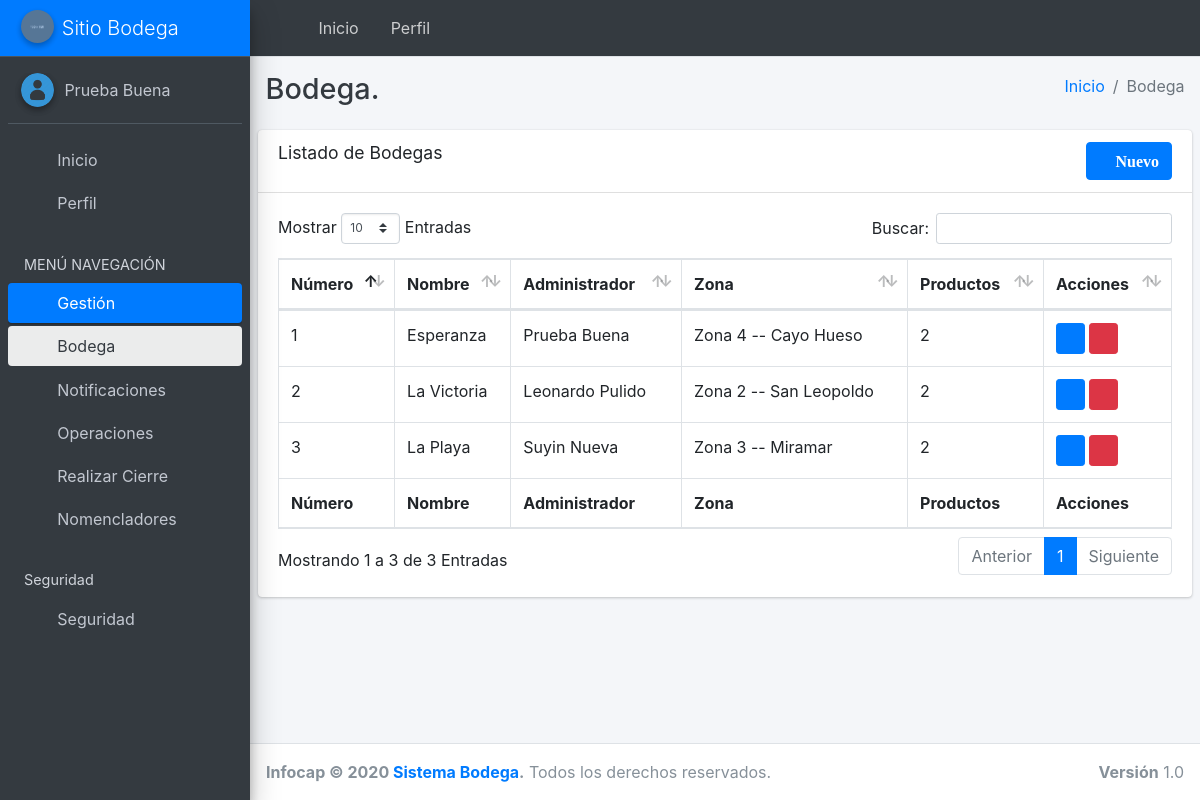
Page /bodega/list (signed in) on the earlier database version.
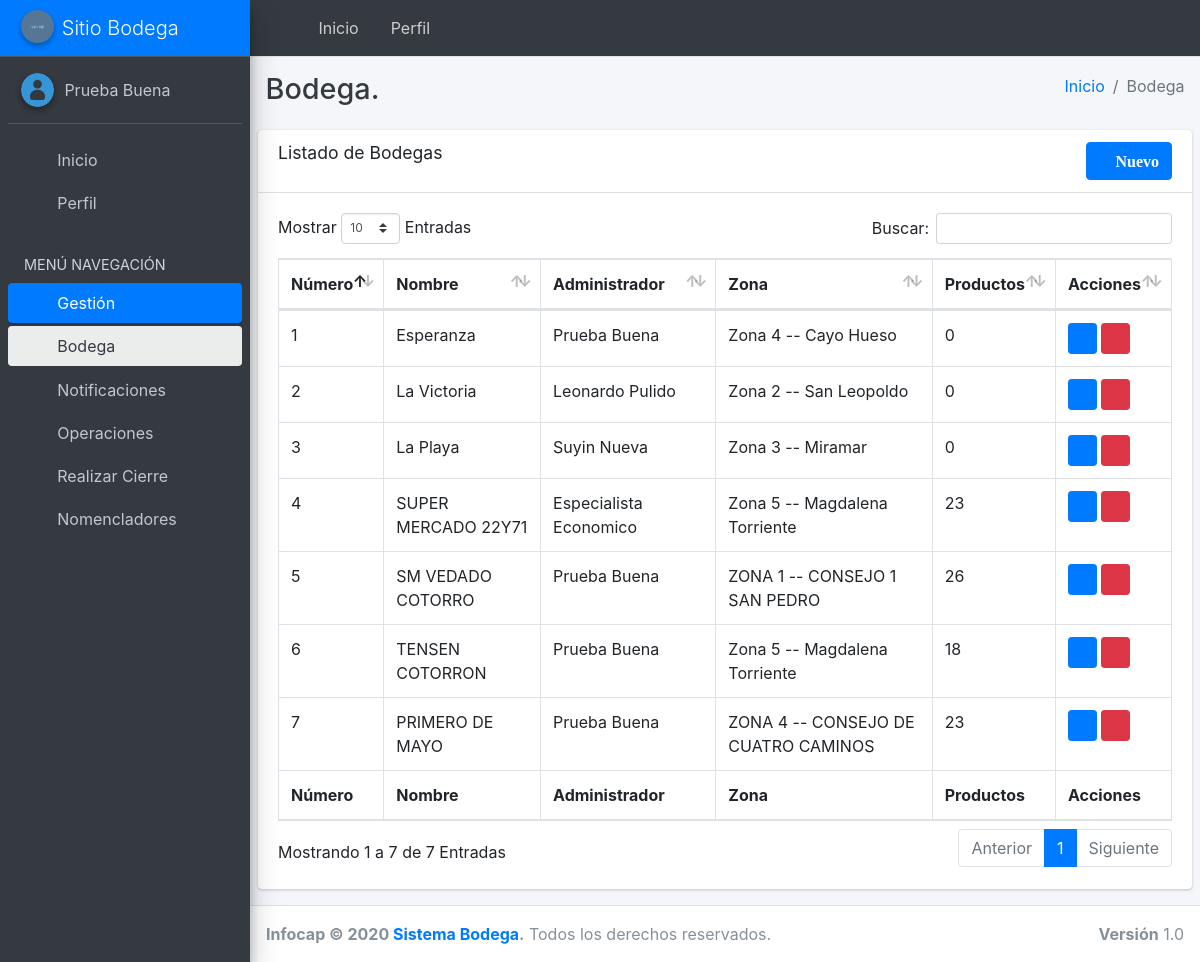
Same page on the later database version.
### BodegaApp/models.py (models this page shows, shortened)
class Bodega(models.Model):
    created_at = models.DateTimeField(auto_now_add=True)
    updated_at = models.DateTimeField(auto_now=True)
    uui = models.UUIDField(default=uuid.uuid4, editable=False)
    nombre = models.CharField(max_length=100, verbose_name="Nombre")
    admin = models.ForeignKey(UserApp, verbose_name="Administrador", on_delete=models.PROTECT)
    zona = models.ForeignKey(Zona, verbose_name="Zona", on_delete=models.PROTECT, null=True)
    productos = models.ManyToManyField(Producto, verbose_name="Productos")
    class Meta:
        verbose_name_plural = "Bodegas"

class Zona(models.Model):
    created_at = models.DateTimeField(auto_now_add=True)
    updated_at = models.DateTimeField(auto_now=True)
    uui = models.UUIDField(default=uuid.uuid4, editable=False)
    nombre = models.CharField(max_length=100, verbose_name="Nombre", unique=True)
    consejo = models.ForeignKey(ConsejoPopular, verbose_name="Consejo Popular", on_delete=models.PROTECT)
    def __str__(self):
        return str(self.nombre) + "  --  " + self.consejo.nombre
    class Meta:
        verbose_name_plural = "Zonas"

class ConsejoPopular(models.Model):
    created_at = models.DateTimeField(auto_now_add=True)
    updated_at = models.DateTimeField(auto_now=True)
    uui = models.UUIDField(default=uuid.uuid4, editable=False)
    nombre = models.CharField(max_length=100, verbose_name="Nombre", unique=True)
    municipio = models.ForeignKey(Municipio, verbose_name="Municipio", on_delete=models.PROTECT)
    class Meta:
        verbose_name_plural = "Consejos Populares"

### BodegaApp/views.py (the view)
# urls.py: path('bodega/list', login_required(views.backend_bodega_listar),
@permission_required('BodegaApp.add_provincia')
def backend_bodega_listar(request):
    bodega = models.Bodega.objects.all()
    return render(request, 'backend/bodega.html', {'bodega': bodega})

### templates/backend/bodega.html (shortened to what the changed rows need)
{% extends 'index.html' %}
{% block menu_gestion %}
    menu-open
{% endblock %}
{% block menu_gestion_active %}
    active
{% endblock %}
{% block wrapper %}
    <div class="content-header">
        <div class="container-fluid">
            <div class="row mb-2">
                <div class="col-sm-6">
                    <h1 class="m-0 text-dark">Bodega.</h1>
                </div>
            </div>
        </div>
    </div>
{% endblock %}
{% block content %}
    <section class="content">
        <div class="row">
            <div class="col-12">
                <div class="card">
                    <div class="card-header">
                        <h3 class="card-title">Listado de Bodegas</h3>
                        <a href="{% url 'bodega_create' %}" class="btn btn-primary fa-pull-right">
                        </a>
                    </div>
                    <div class="card-body">
                        <table id="example1" class="table table-bordered table-hover">
                            <thead>
                            <tr>
                                <th>
                                    Número
                                </th>
                                <th>
                                    Nombre
                                </th>
                                <th>
                                    Administrador
                                </th>
                                <th>
                                    Zona
                                </th>
                                <th>
                                    Productos
                                </th>
                                <th>
                                    Acciones
                                </th>
                            </tr>
                            </thead>
                            <tbody>
                            {% for u in bodega %}
                                    <tr>
                                        <td>
                                            {{ forloop.counter }}
                                        </td>
                                        <td>
                                            {{ u.nombre }}
                                        </td>
                                        <td>
                                            {{ u.admin.get_full_name }}
                                        </td>
                                        <td>
                                            {{ u.zona}}
                                        </td>
                                        <td>
                                             {{ u.productos.count}}
                                        </td>
                                        <td>
                                <span class="input-group-sm">
                                <a href="{% url 'bodega_update' u.pk %}"
                                   class="btn btn-sm btn-primary">
                                    <i class="fa fa-edit"></i>
                                </a>
                                <a href="{% url 'bodega_delete' u.pk %}"
                                   class="btn btn-sm btn-danger">
                                    <i class="fa fa-trash"></i>
                                </a>
                                </span>
                                        </td>
                                    </tr>
                            {% endfor %}
                            </tbody>
                            <tfoot>
                            <tr>
                              <th>
                                    Número
                                </th>
                                <th>
                                    Nombre
                                </th>
                                <th>
                                    Administrador
                                </th>
                                <th>
                                    Zona
                                </th>
                                <th>
                                    Productos
                                </th>
                                <th>
                                    Acciones
                                </th>
                            </tr>
                            </tfoot>
                        </table>
                    </div>
                </div>
            </div>
        </div>
    </section>
{% endblock %}

### templates/index.html (shortened to what the changed rows need)
{% load static %}
{% load i18n %}
{% load notifications_tags %}
<!DOCTYPE html>
<html>
<head>
    <link rel="stylesheet" href="{% static 'assets/plugins/fontawesome-free/css/all.min.css' %}">
    <link rel="stylesheet" href="{% static 'assets/dist/css/ionicons.min.css' %}">
    <link rel="stylesheet" href="{% static 'assets/plugins/sweetalert2-theme-bootstrap-4/bootstrap-4.min.css' %}">
    <link rel="stylesheet" href="{% static 'assets/plugins/select2/css/select2.min.css' %}">
    <link rel="stylesheet" href="{% static 'assets/plugins/toastr/toastr.min.css' %}">
    <link rel="stylesheet"
          href="{% static 'assets/plugins/tempusdominus-bootstrap-4/css/tempusdominus-bootstrap-4.min.css' %}">
    <link rel="stylesheet" href="{% static 'assets/plugins/icheck-bootstrap/icheck-bootstrap.min.css' %}">
    <link rel="stylesheet" href="{% static 'assets/dist/css/adminlte.min.css' %}">
    <link rel="stylesheet" href="{% static 'assets/plugins/overlayScrollbars/css/OverlayScrollbars.min.css' %}">
    <link href="{% static 'assets/dist/css/font.css' %}" rel="stylesheet">
    <link rel="stylesheet" href="{% static 'assets/plugins/datatables-bs4/css/dataTables.bootstrap4.css' %}">
</head>
<body class="hold-transition sidebar-mini layout-fixed">
<div class="wrapper">
    <aside class="main-sidebar sidebar-dark-blue elevation-4">
        <div class="sidebar">
            <nav class="mt-2">
                <ul class="nav nav-pills nav-sidebar flex-column" data-widget="treeview" role="menu"
                    data-accordion="false">
                    <li class="nav-item">
                        <a href="{% url 'inicio' %}" class="nav-link {% block inicio_active %}{% endblock %}">
                        </a>
                    </li>
                    <li class="nav-item">
                        <a href="{% url 'profile' request.user.pk %}"
                           class="nav-link {% block perfil_active %}{% endblock %}">
                        </a>
                    </li>
                    <li class="nav-header">MENÚ NAVEGACIÓN</li>
                        <li class="nav-item has-treeview {% block menu_gestion %}{% endblock %}">
                            <a href="#" class="nav-link {% block menu_gestion_active %}{% endblock %}">
                            </a>
                            <ul class="nav nav-treeview">
                            </ul>
                        <ul class="nav nav-treeview">
                            </ul>
                            <ul class="nav nav-treeview">
                            </ul>
                            <ul class="nav nav-treeview">
                            </ul>
                        </li>
                        <li class="nav-item has-treeview {% block menu_nomenclator %}{% endblock %}">
                            <a href="#" class="nav-link {% block menu_nomenclator_active %}{% endblock %}">
                            </a>
                        </li>
                 {% if perms.auth.add_user %}
                    <li class="nav-header">Seguridad</li>
                        <li class="nav-item has-treeview {% block menu_seguridad %}{% endblock %}">
                            <a href="#" class="nav-link {% block menu_seguridad_active %}{% endblock %}">
                                <i class="nav-icon fa fa-user-secret"></i>
                                <p>
                                    Seguridad
                                    <i class="fas fa-angle-left right"></i>
                                </p>
                            </a>
                        </li>
                    {% endif %}
                </ul>
            </nav>
        </div>
    </aside>
    <div class="content-wrapper">
        {% block wrapper %}{% endblock %}
        {% block content %}{% endblock %}
    </div>
</div>
</body>
</html>

Differences in the rows shown:
computed for Bodega "Esperanza": productos.count "2" → "0"
computed for Bodega "La Victoria": productos.count "2" → "0"
computed for Bodega "La Playa": productos.count "2" → "0"
added Bodega: nombre "SUPER MERCADO 22Y71", admin.get_full_name "Especialista Economico", zona "Zona 5 -- Magdalena Torriente", productos.count "23"
added Bodega: nombre "SM VEDADO COTORRO", admin.get_full_name "Prueba Buena", zona "ZONA 1 -- CONSEJO 1 SAN PEDRO", productos.count "26"
added Bodega: nombre "TENSEN COTORRON", admin.get_full_name "Prueba Buena", zona "Zona 5 -- Magdalena Torriente", productos.count "18"
added Bodega: nombre "PRIMERO DE MAYO", admin.get_full_name "Prueba Buena", zona "ZONA 4 -- CONSEJO DE CUATRO CAMINOS", productos.count "23"
Other differences:
text written by a page script: "Mostrar Entradas Buscar: Mostrando 1 a 3 de 3 Entradas Anterior 1 Siguiente" → "Mostrar Entradas Buscar: Mostrando 1 a 7 de 7 Entradas Anterior 1 Siguiente"
text no longer shown: "Seguridad Seguridad"
